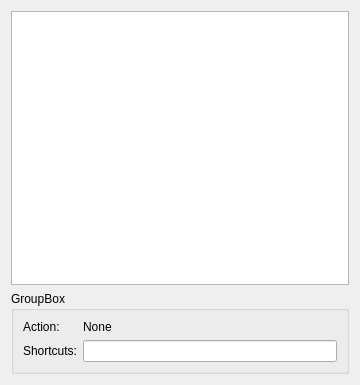
<?xml version="1.0" encoding="UTF-8"?>
<ui version="4.0">
 <class>ShortcutsPage</class>
 <widget class="QWidget" name="ShortcutsPage">
  <property name="geometry">
   <rect>
    <x>0</x>
    <y>0</y>
    <width>360</width>
    <height>385</height>
   </rect>
  </property>
  <property name="windowTitle">
   <string>Form</string>
  </property>
  <layout class="QVBoxLayout" name="verticalLayout">
   <item>
    <widget class="QTreeView" name="treeView"/>
   </item>
   <item>
    <widget class="QGroupBox" name="groupBox">
     <property name="enabled">
      <bool>true</bool>
     </property>
     <property name="sizePolicy">
      <sizepolicy hsizetype="Preferred" vsizetype="Fixed">
       <horstretch>0</horstretch>
       <verstretch>0</verstretch>
      </sizepolicy>
     </property>
     <property name="minimumSize">
      <size>
       <width>0</width>
       <height>80</height>
      </size>
     </property>
     <property name="title">
      <string>GroupBox</string>
     </property>
     <layout class="QFormLayout" name="formLayout">
      <item row="0" column="0">
       <widget class="QLabel" name="label">
        <property name="text">
         <string>Action:</string>
        </property>
       </widget>
      </item>
      <item row="0" column="1">
       <widget class="QLabel" name="actionNameLabel">
        <property name="text">
         <string>None</string>
        </property>
       </widget>
      </item>
      <item row="1" column="0">
       <widget class="QLabel" name="label_3">
        <property name="text">
         <string>Shortcuts:</string>
        </property>
       </widget>
      </item>
      <item row="1" column="1">
       <widget class="KeyCaptureLineEdit" name="keySeqLineEdit"/>
      </item>
     </layout>
    </widget>
   </item>
  </layout>
 </widget>
 <customwidgets>
  <customwidget>
   <class>KeyCaptureLineEdit</class>
   <extends>QLineEdit</extends>
   <header>keycapturelineedit.h</header>
  </customwidget>
 </customwidgets>
 <resources/>
 <connections/>
</ui>
